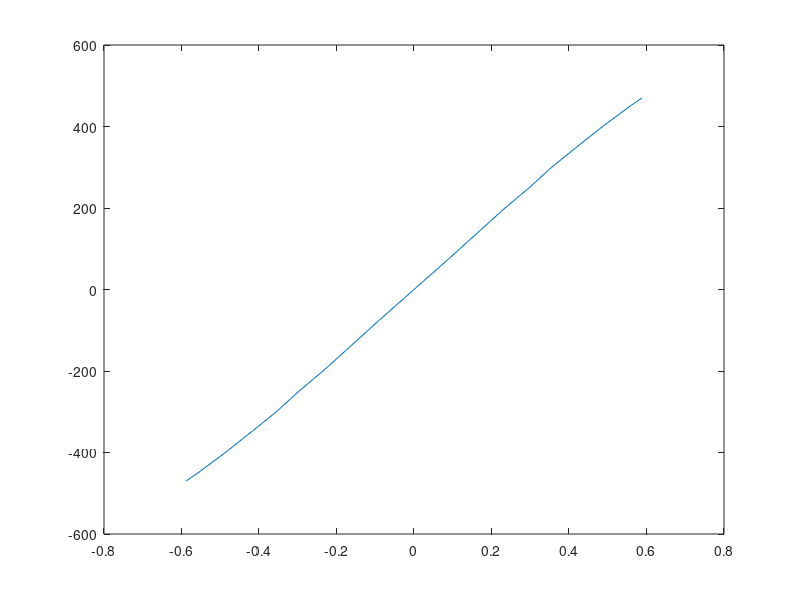

This figure's MATLAB source:
x = flip([0.588388039
0.557493058
0.486732906
0.4203094
0.355219971
0.297543446
0.234858963
0.17645621
0.118457225
0.089293954
0.059559667
0.023670812
0.011877895
0.006137322
-0.006137322
-0.011877895
-0.023670812
-0.059559667
-0.089293954
-0.118457225
-0.17645621
-0.234858963
-0.297543446
-0.355219971
-0.4203094
-0.486732906
-0.557493058
-0.588388039
])
y=flip([470
450
400
350
300
250
200
150
100
75
50
20
10
5
-5
-10
-20
-50
-75
-100
-150
-200
-250
-300
-350
-400
-450
-470
])

plot(x,y)
